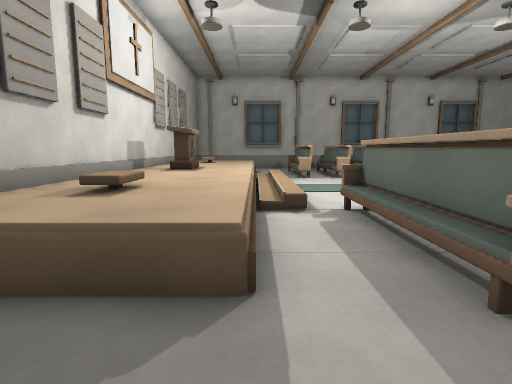
View 1 (above)

16 first-person views from a walk through a 3-D level made in the Godot game engine. The camera is 1.4 m above the floor, tilts 8° down and sees 80° across. The floor is counted in squares, 1 m on a side. Each view is taken from the middle of a square. On the plan, view 1 faces up. The plan holds only what a view shows up to about 14 squares ahead; the rest is blank.

View 2
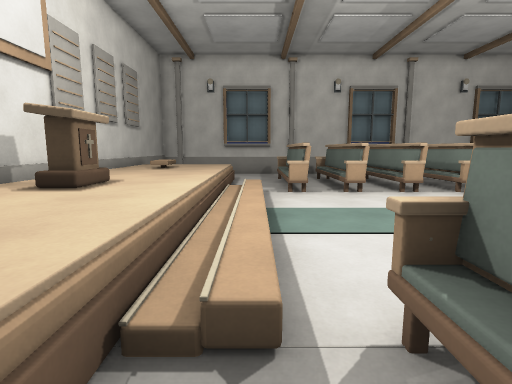

View 3
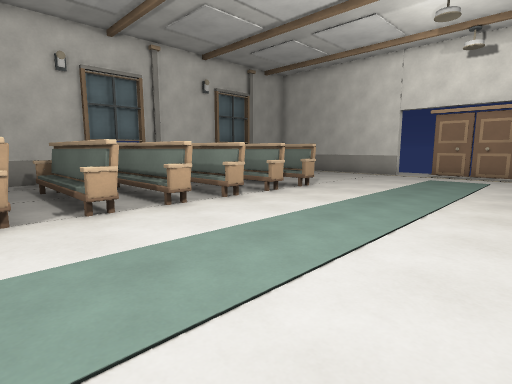

View 4
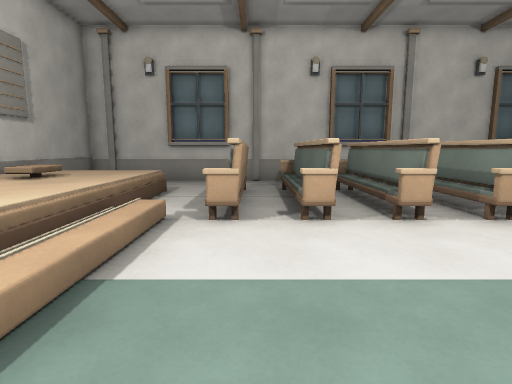

View 5
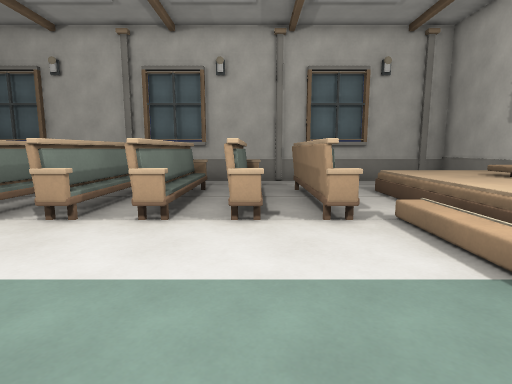

View 6
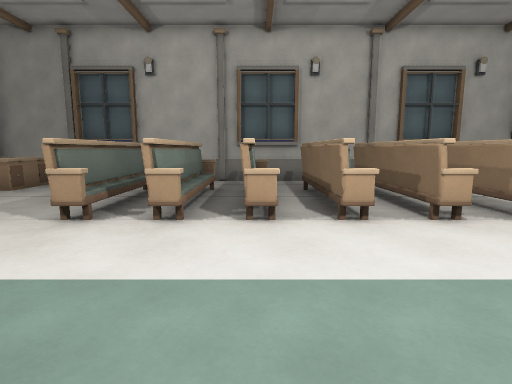

View 7
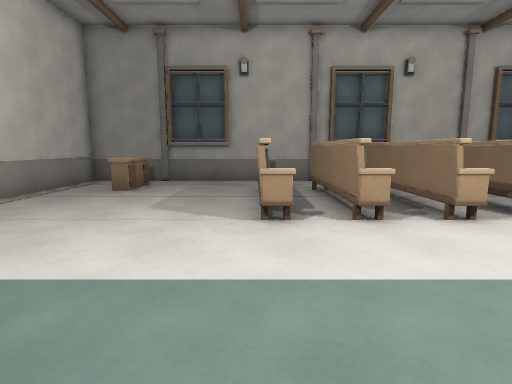

View 8
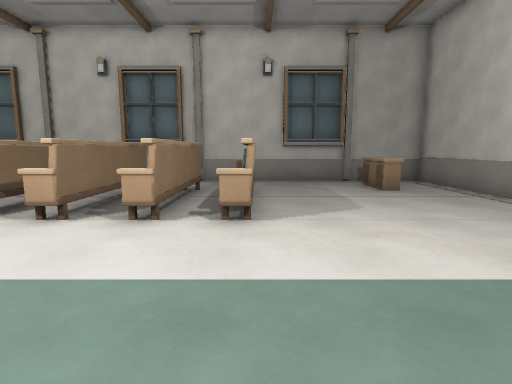

View 9
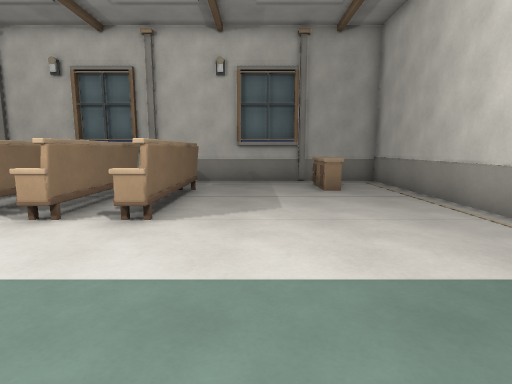

View 10
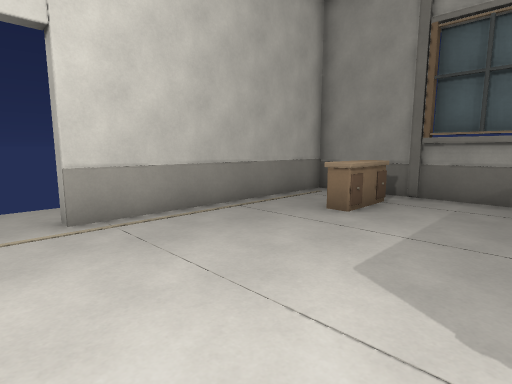

View 11
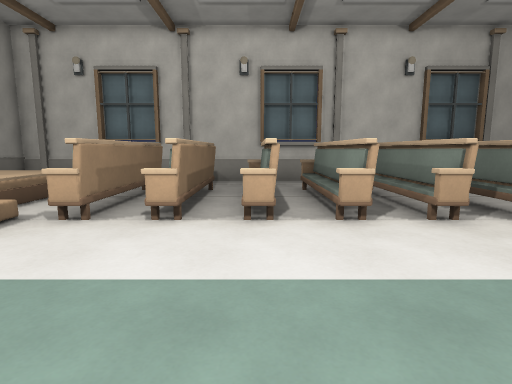

View 12
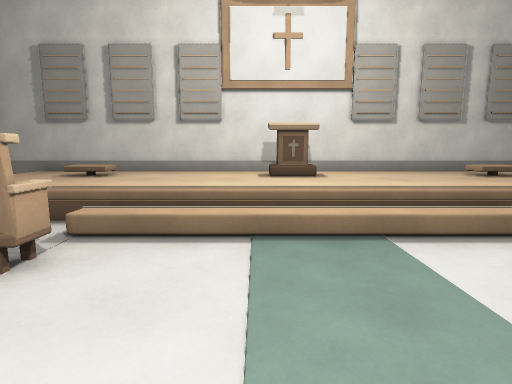

View 13
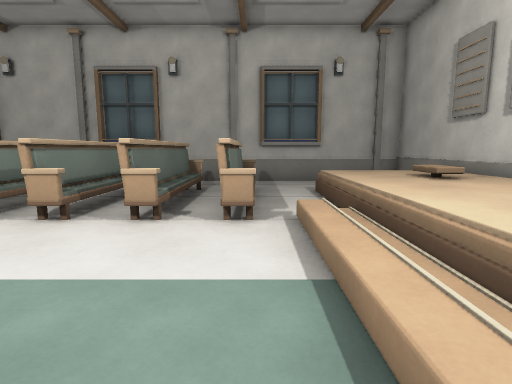

View 14
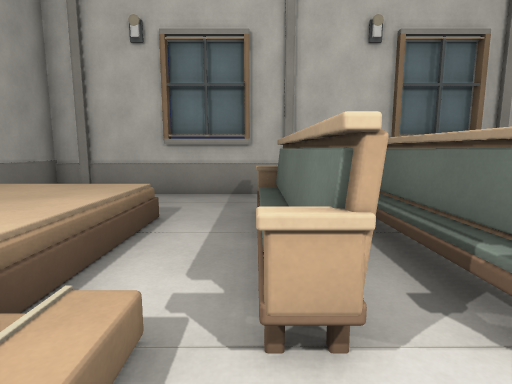

View 15
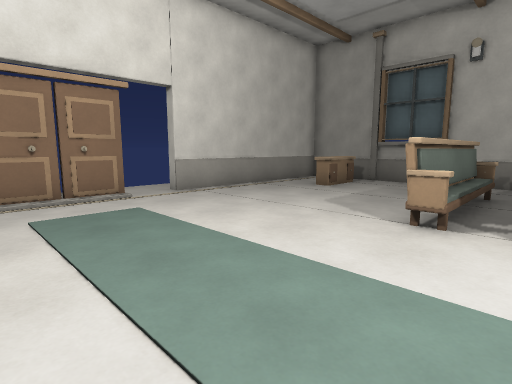

View 16
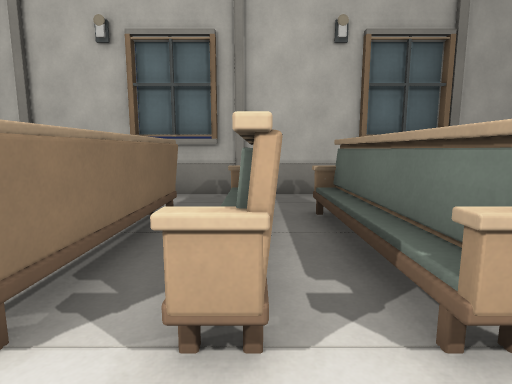

### Floor plan
Key: @ floor where view 1 was taken; # wall or solid block; . floor; / step, stairs or slope; = window, fence, low wall or low ledge; ^ raised ledge; T table.
Columns run from 4 left of view 1 to 21 right of it. Each row starts with its distance up from view 1.
 23 ########################
 22 #  ....................#
 21 #  ..................^.#
 20 #   ......=..........^.#
 19 ^^^^^.^.^.#.#.#^#......#
 18 ^^^^^.^.^.#.#.#^#......#
 17 ^TT^^.^.^.#.#.#^#......#
 16 ^TT^^.^.^.#.#.#^#......#
 15 ^^^^^/^.^.#.#.#^#......#
 14 ^^^^^/..................
 13 ^^^^^/.................
 12 ^^^^^/.................#
 11 ^#^^^/.................#
 10 ^^^^^/.................#
  9 ^^^^^/....................
  8 ^^^^^/....................
  7 ^^^^^/^.^.#.#.#^#......#
  6 ^TT^^.^.^.#.#.#^#......#
  5 ^TT^^.^.^.#.#.#^#......#
  4 ^^^^^.^.^.#.#.#^#......#
  3 ^^^^^.^.^.#.#.#^#......#
  2 # ........=. ........^.#
  1 #   ........ ........^.#
  0 #  .@....... ..........#
 -1 ########################

Positions as (right, up) in squares from view 1, and headings:
1: (0, 0), facing up
2: (1, 5), facing up
3: (2, 8), facing up-right
4: (3, 9), facing up
5: (4, 13), facing down
6: (8, 13), facing down
7: (12, 13), facing down
8: (12, 9), facing up
9: (14, 9), facing up
10: (13, 9), facing down-right
11: (6, 9), facing up
12: (6, 10), facing left
13: (2, 13), facing down
14: (2, 13), facing up
15: (10, 13), facing down-right
16: (10, 13), facing up
